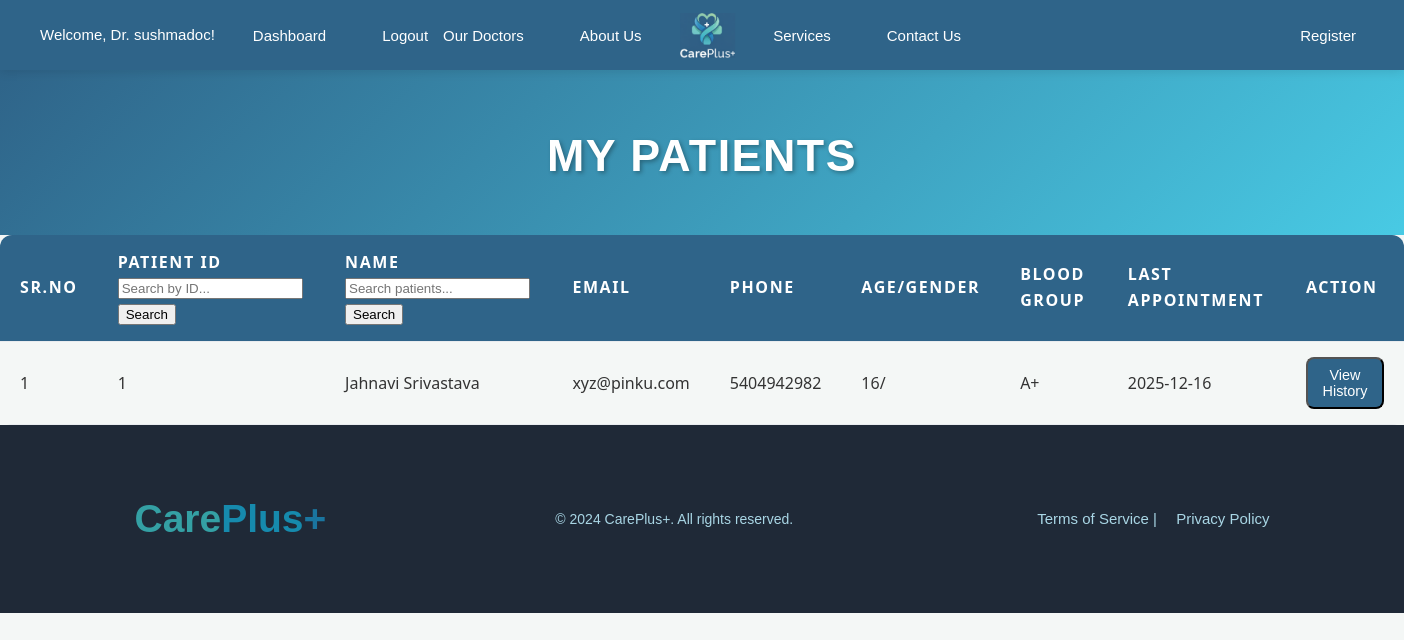
/doctor-patients (signed in), run on the app's committed database.
### app/models.py (models this page shows)
class Patient(UserMixin, db.Model):
    id = db.Column(db.Integer, primary_key=True)
    name = db.Column(db.String(150), nullable=False)
    email = db.Column(db.String(150), unique=True)
    phone = db.Column(db.String(20), nullable=False)
    age = db.Column(db.Integer)
    gender = db.Column(db.String(10))
    dob = db.Column(db.Date)
    address = db.Column(db.Text)
    blood_group = db.Column(db.String(5))
    emergency_contact_name = db.Column(db.String(150))
    emergency_contact_phone = db.Column(db.String(20))
    added_on = db.Column(db.DateTime, default=datetime.utcnow)
    password = db.Column(db.String(150), nullable=False)
    history = db.relationship('PatientHistory', backref='patient', cascade='all, delete-orphan', passive_deletes=True)
    appointments = db.relationship('Appointment', backref='patient', cascade='all, delete-orphan', passive_deletes=True)

### app/routes.py (the view)
    @app.route('/doctor-patients')
    def doctor_patients():
        if 'doctor_id' not in session:
            return redirect(url_for('doctor_login'))
        doctor_id = session['doctor_id']
        search_id = request.args.get('search_id', '')
        search_name = request.args.get('search', '')
        patient_query = Patient.query.join(Appointment, Patient.id == Appointment.patient_id).filter(Appointment.doctor_id == doctor_id).distinct(Patient.id)
        if search_id:
            patient_query = patient_query.filter(Patient.id == search_id)
        if search_name:
            patient_query = patient_query.filter(Patient.name.ilike(f'%{search_name}%'))
        patients = patient_query.all()
        for patient in patients:
            last_appointment = Appointment.query.filter_by(patient_id=patient.id, doctor_id=doctor_id).order_by(Appointment.appointment_date.desc()).first()
            patient.last_appointment = last_appointment.appointment_date if last_appointment else None
        return render_template('doctor_patients.html', patients=patients, search_id=search_id, search_name=search_name)

### templates/doctor_patients.html
{% extends 'base.html' %}
{% block content %}
<div class="topic">
  <h1>My Patients</h1>
</div>
<table class="table">
  <thead class="table-dark">
    <tr>
      <th>Sr.No</th>
      <th>Patient ID
        <form method="get" action="{{ url_for('doctor_patients') }}" class="table-search-form">
          <input type="text" name="search_id" placeholder="Search by ID..." value="{{ search_id }}">
          <button type="submit">Search</button>
        </form>
      </th>
      <th>Name
        <form method="get" action="{{ url_for('doctor_patients') }}" class="table-search-form">
          <input type="text" name="search" placeholder="Search patients..." value="{{ search_name }}">
          <button type="submit">Search</button>
        </form>
      </th>
      <th>Email</th>
      <th>Phone</th>
      <th>Age/Gender</th>
      <th>Blood Group</th>
      <th>Last Appointment</th>
      <th>Action</th>
    </tr>
  </thead>
  <tbody>
    {% set serial_number = namespace(value=0) %}
    {% for patient in patients %}
      {% set serial_number.value = serial_number.value + 1 %}
      <tr>
        <td>{{ serial_number.value }}</td>
        <td>{{ patient.id }}</td>
        <td>{{ patient.name }}</td>
        <td>{{ patient.email }}</td>
        <td>{{ patient.phone }}</td>
        <td>{{ patient.age }}/{{ patient.gender }}</td>
        <td>{{ patient.blood_group or 'N/A' }}</td>
        <td>
          {% if patient.last_appointment %}
            {{ patient.last_appointment.strftime('%Y-%m-%d') }}
          {% else %}
            No appointments
          {% endif %}
        </td>
        <td>
          <a href="{{ url_for('view_patient_history', patient_id=patient.id) }}">
            <button class="btn-small">View History</button>
          </a>
        </td>
      </tr>
    {% else %}
      <tr>
        <td colspan="9" style="text-align: center; padding: 20px;">
          No patients found. You haven't had any appointments yet.
        </td>
      </tr>
    {% endfor %}
  </tbody>
</table>
{% endblock %}

### static/css/style.css (style rules this page uses)
body { font-family: 'Montserrat', sans-serif; margin: 0; padding: 0; background-color: #f4f7f6; color: #343a40; line-height: 1.6; }
.topic { background: linear-gradient(135deg, #2f6489 0%, #48cae4 100%); padding: 50px 0 35px 0; text-align: center; color: #ffffff; position: relative; overflow: hidden; }
.topic h1 { font-size: 2.8em; color: #ffffff; margin: 0 0 8px 0; font-weight: 900; letter-spacing: 1.5px; text-transform: uppercase; text-shadow: 2px 2px 4px rgba(0, 0, 0, 0.3); }
.table { width: 100%; border-collapse: separate; border-spacing: 0; font-family: 'Segoe UI', Tahoma, Geneva, Verdana, sans-serif; font-size: 16px; border: none; border-radius: 12px; overflow: hidden; }
.table th, .table td { text-align: left; padding: 15px 20px; border-bottom: 1px solid #e9ecef; }
.table th { background-color: #2f6489; color: #ffffff; text-transform: uppercase; letter-spacing: 0.1em; font-weight: 600; }
.table td { color: #333333; }
.btn-small { padding: 8px 14px; background-color: #2f6489; color: white; border-radius: 8px; font-size: 0.9em; display: inline-block; text-decoration: none; }

### data on the page
Patient: value "1", id "1", name "Jahnavi Srivastava", email "xyz@pinku.com", phone "5404942982", age "16", blood_group "A+", last_appointment "2025-12-16"

### other printed values
{{ session['doctor_username'] }} "sushmadoc"
